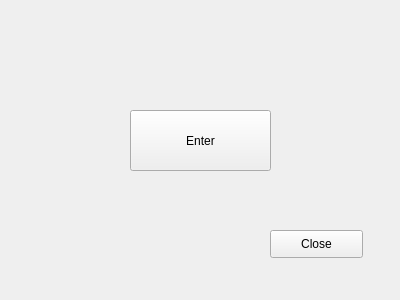
<?xml version="1.0" encoding="UTF-8"?>
<ui version="4.0">
 <class>Widget</class>
 <widget class="QWidget" name="Widget">
  <property name="geometry">
   <rect>
    <x>0</x>
    <y>0</y>
    <width>400</width>
    <height>300</height>
   </rect>
  </property>
  <property name="windowTitle">
   <string>Widget</string>
  </property>
  <widget class="QPushButton" name="pushButton">
   <property name="geometry">
    <rect>
     <x>130</x>
     <y>110</y>
     <width>141</width>
     <height>61</height>
    </rect>
   </property>
   <property name="text">
    <string>Enter</string>
   </property>
  </widget>
  <widget class="QPushButton" name="pushButton_2">
   <property name="geometry">
    <rect>
     <x>270</x>
     <y>230</y>
     <width>93</width>
     <height>28</height>
    </rect>
   </property>
   <property name="text">
    <string>Close</string>
   </property>
  </widget>
 </widget>
 <layoutdefault spacing="6" margin="11"/>
 <resources/>
 <connections/>
</ui>
